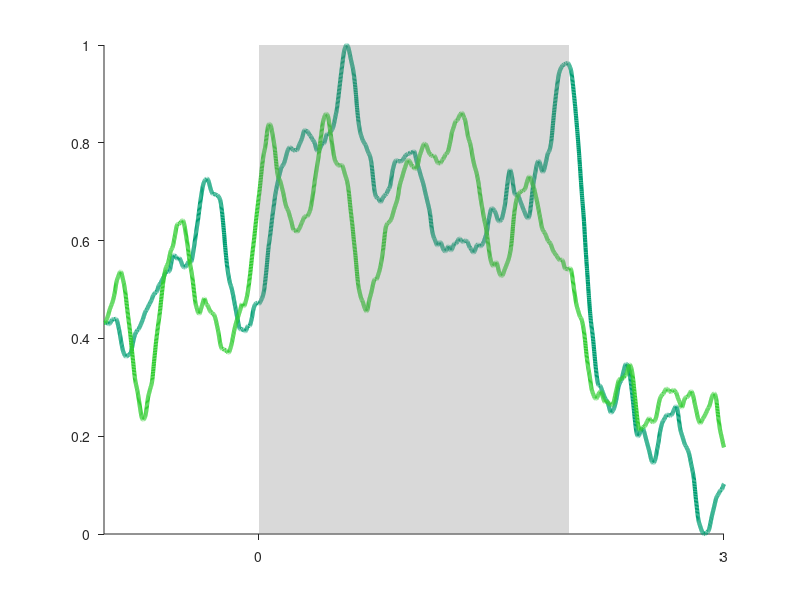

This figure's MATLAB source: (Note: this script raises an error after producing the figure.)
% clear all

% cd("C:\New folder")
load("non decision data.mat")


w=26;
fs=1000;
no1_o1 = zeros(1, size(h, 1));
no1_o2 = zeros(1, size(h1, 1));
g = [h h1];  % Concatenate along the first dimension

for i = 1:size(h, 2)
    min_g = min(g);
    max_g = max(g);

    no_o1(i) = (h(1, i) - min_g) / (max_g - min_g);
    no_o2(i) = (h1(1, i) - min_g) / (max_g - min_g);
end

darkGreen = [  0, 158, 115]/255;    % or [0, 0.5, 0]
brightGreen = [50, 205, 50] / 255;

t = linspace(0, 4, 4*fs);

plot(t-1,no_o1,'LineWidth',3,'color',darkGreen)
hold on
plot(t-1,no_o2,'LineWidth',3,'color',brightGreen)
hold on
% Define the x-axis span for the shaded area
x_start = 0;
x_end = 2;

% Define the y-axis limits (use the current axis limits)
y_limits = ylim;

% Define the coordinates for the shaded area
x_coords = [x_start x_end x_end x_start];
y_coords = [y_limits(1) y_limits(1) y_limits(2) y_limits(2)];

% Create a shaded area using patch
patch(x_coords, y_coords, [0.5 0.5 0.5], 'FaceAlpha', 0.3, 'EdgeColor', 'none');
hold on

% Draw a dashed line at y = 0.6
y_value = 0.6;
x_limits = xlim; % Get the current x-axis limits

% Draw a dashed line that spans the entire x-axis range
%line(x_limits, [y_value y_value], 'LineStyle', '--', 'Color', 'k', 'LineWidth', 2);
set(gca, 'TickDir', 'out');
% Add legend, labels, and formatting
%legend('Column 1', 'Column 2','FontSize', 24)

set(gca, 'box', 'off')
%set(gca, 'XColor', 'none');
%set(gca, 'YColor', 'none');

%axis square
xlim([-1 3])
%legend('e_1 in column 1','e_1 in column 2','FontSize', 22)
%legend boxoff

xticks([0 3])
ax = gca;  
ax.LineWidth = 2; 

yticks(0:0.2:1)

legend('e_1^1','e_1^2')
legend boxoff
set(gca, 'FontSize', w);
xlabel('Time from stimulus onset (s)', 'FontSize', w);
ylabel('Normalised EPSP of e_1 (a.u.)', 'FontSize', w)
